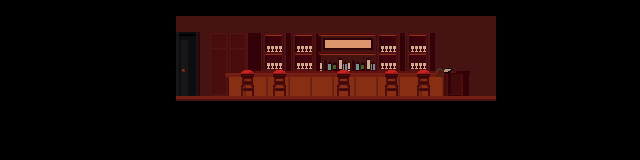

The image is a tile-based game level rendered from a .tmx file. Its description and source (layers, tilesets, objects; grid data summarised) follow:
An orthogonal 40x10 tile map with 16x16 px tiles, 4 tile layers (bg1, bg2, ground, fg) and 4 objects (Spawn, outside).

<map version="1.0" orientation="orthogonal" renderorder="right-down" width="40" height="10" tilewidth="16" tileheight="16" nextobjectid="31">
 <properties>
  <property name="ambient" value="INDOOR" />
  <property name="bgm" value="Yesterday's Encounter" />
 </properties>
 <tileset firstgid="1" name="indoors" tilewidth="16" tileheight="16" tilecount="2880" columns="60">
  <image source="tilesets/indoors.png" width="960" height="771" />
  <tile id="304">
   <properties>
    <property name="type" value="wood" />
   </properties>
  </tile>
  <tile id="305">
   <properties>
    <property name="type" value="wood" />
   </properties>
  </tile>
  <tile id="306">
   <properties>
    <property name="type" value="wood" />
   </properties>
  </tile>
  <tile id="307">
   <properties>
    <property name="type" value="wood" />
   </properties>
  </tile>
  <tile id="308">
   <properties>
    <property name="type" value="wood" />
   </properties>
  </tile>
  <tile id="309">
   <properties>
    <property name="type" value="wood" />
   </properties>
  </tile>
  <tile id="310">
   <properties>
    <property name="type" value="wood" />
   </properties>
  </tile>
  <tile id="311">
   <properties>
    <property name="type" value="wood" />
   </properties>
  </tile>
  <tile id="312">
   <properties>
    <property name="type" value="wood" />
   </properties>
  </tile>
  <tile id="313">
   <properties>
    <property name="type" value="wood" />
   </properties>
  </tile>
  <tile id="314">
   <properties>
    <property name="type" value="wood" />
   </properties>
  </tile>
  <tile id="315">
   <properties>
    <property name="type" value="wood" />
   </properties>
  </tile>
  <tile id="316">
   <properties>
    <property name="type" value="wood" />
   </properties>
  </tile>
  <tile id="317">
   <properties>
    <property name="type" value="wood" />
   </properties>
  </tile>
  <tile id="318">
   <properties>
    <property name="type" value="wood" />
   </properties>
  </tile>
  <tile id="319">
   <properties>
    <property name="type" value="wood" />
   </properties>
  </tile>
  <tile id="320">
   <properties>
    <property name="type" value="wood" />
   </properties>
  </tile>
  <tile id="321">
   <properties>
    <property name="type" value="wood" />
   </properties>
  </tile>
  <tile id="322">
   <properties>
    <property name="type" value="wood" />
   </properties>
  </tile>
  <tile id="323">
   <properties>
    <property name="type" value="wood" />
   </properties>
  </tile>
 </tileset>
 <layer name="bg1" width="40" height="10">
  <data>[400 cells, 120 non-empty, 100 distinct tile ids]</data>
 </layer>
 <layer name="bg2" width="40" height="10">
  <data>[400 cells, 0 non-empty, 0 distinct tile ids]</data>
 </layer>
 <layer name="ground" width="40" height="10">
  <data>[400 cells, 103 non-empty, 21 distinct tile ids]</data>
 </layer>
 <layer name="fg" width="40" height="10">
  <data>[400 cells, 10 non-empty, 2 distinct tile ids]</data>
 </layer>
 <objectgroup name="entities">
  <properties>
   <property name="spawn" value="" />
  </properties>
  <object id="27" name="Spawn" x="192" y="80" width="16" height="16">
   <properties>
    <property name="spawn" value="" />
   </properties>
  </object>
  <object id="28" x="320" y="80" width="16" height="16">
   <properties>
    <property name="ID" value="43" />
    <property name="NPC" value="gangster2" />
    <property name="attackScript" value="onAttackedThug1" />
    <property name="layer" value="back" />
    <property name="name" value="Jose" />
    <property name="script" value="generic_1" />
    <property name="state" value="STATIONARY" />
   </properties>
  </object>
  <object id="29" x="352" y="80" width="16" height="16">
   <properties>
    <property name="ID" value="199" />
    <property name="NPC" value="burly1" />
    <property name="attackScript" value="onAttackedThug1" />
    <property name="layer" value="back" />
    <property name="name" value="Tough Guy" />
    <property name="script" value="generic_1" />
    <property name="state" value="STATIONARY" />
   </properties>
  </object>
  <object id="30" name="outside" x="176" y="42" width="17.2878" height="53.9394">
   <properties>
    <property name="ID" value="0" />
    <property name="next" value="Commercial District NW" />
    <property name="nextWarp" value="3" />
    <property name="warp" value="!barLocked" />
   </properties>
  </object>
 </objectgroup>
</map>
